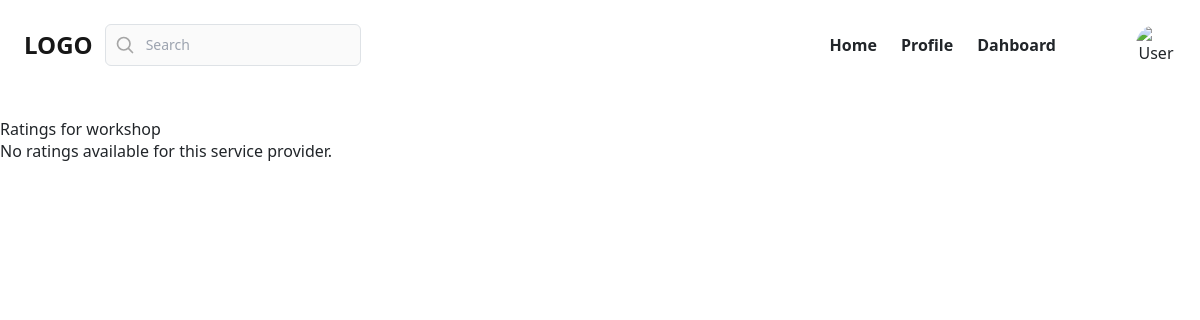
/ratings/12/ (signed in), run on an earlier commit of the app's database.
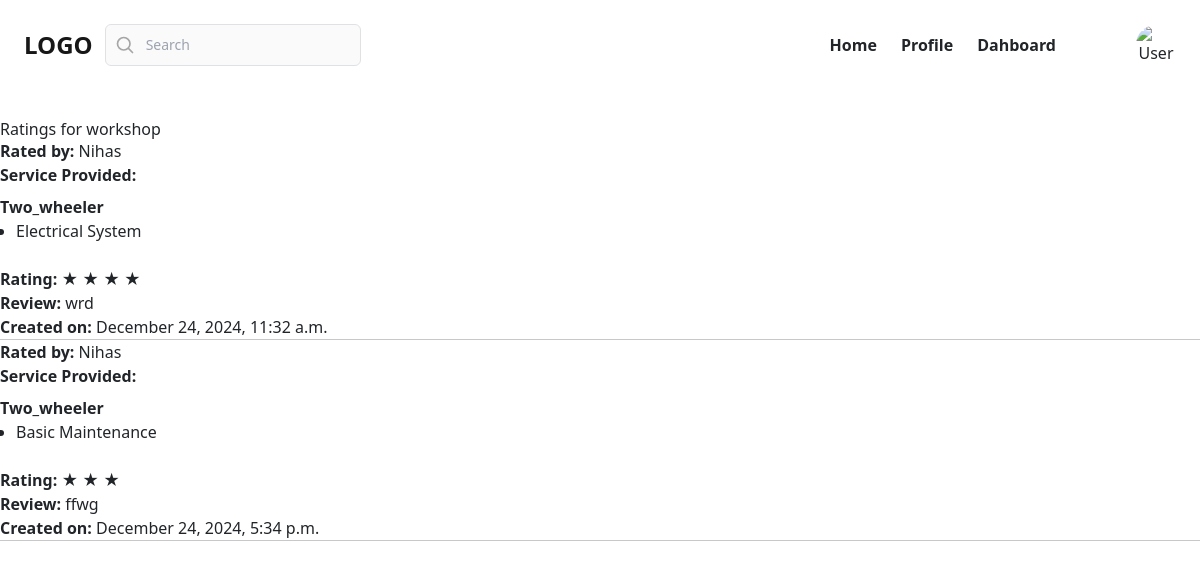
And on a later commit of the database.
### myapp/models.py (models this page shows, shortened)
class Rating(models.Model):
    breakdown_request = models.OneToOneField(BreakdownRequest, on_delete=models.CASCADE, related_name='rating')
    service_provider = models.ForeignKey(User, on_delete=models.CASCADE, related_name='ratings')
    rating = models.PositiveIntegerField(default=5)
    review = models.TextField(blank=True, null=True)
    created_date=models.DateTimeField(auto_now_add=True)

class BaseModel(models.Model):
    created_date=models.DateTimeField(auto_now_add=True)
    updated_date=models.DateTimeField(auto_now=True)
    is_active=models.BooleanField(default=True)

class BreakdownRequest(BaseModel):
    customer = models.ForeignKey(User, on_delete=models.CASCADE, related_name='breakdown_requests')
    service_provider = models.ForeignKey(User, on_delete=models.CASCADE, related_name='assigned_requests')
    service_types = models.ManyToManyField(ServiceType, related_name='breakdown_requests')
    description = models.TextField(null=True,blank=True)
    image = models.ImageField(upload_to='images/', blank=True, null=True)
    status_choices = [
        ('pending', 'Pending'),
        ('accepted', 'Accepted'),
        ('pick_up', 'Pick up Completed'),
        ('in_progress', 'In Progress'),
        ('completed', 'Completed'),
        ('delivered', 'Delivered'),
        ('cancelled', 'Cancelled'),
        ]
    status = models.CharField(max_length=20, choices=status_choices, default='pending')
    latitude = models.FloatField(blank=True,null=True)
    longitude = models.FloatField(blank=True,null=True)
    estimated_date = models.DateField(null=True, blank=True)
    completed_at = models.DateTimeField(blank=True, null=True)

class User(AbstractUser):
    role_choices = [
        ('customer', 'Customer'),
        ('provider', 'Service Provider'),
    ]
    role = models.CharField(max_length=20, choices=role_choices,default="customer")
    phone_number = models.CharField(max_length=15, blank=True, null=True)
    is_verified=models.BooleanField(default=False)
    otp=models.CharField(max_length=6,null=True,blank=True)

class ServiceType(models.Model):
    vehicle_type_choices = [
        ('two_wheeler', 'Two wheeler'),
        ('four_wheeler', 'Four Wheeler'),
        ('others', 'Others'),
        ]
    vehicle_type = models.CharField(max_length=20, choices=vehicle_type_choices, default='two_wheeler')
    name = models.CharField(max_length=100)
    description = models.TextField(blank=True, null=True)

### myapp/views.py (the view)
# urls.py: path('ratings/<int:pk>/', views.RatingListView.as_view(), name='rating_list'),
@method_decorator(decs,name="dispatch")
class RatingListView(View):
    def get(self, request, *args, **kwargs):
        service_provider_id = kwargs.get('pk')
        service_provider = ServiceProviderProfile.objects.get(user_id=service_provider_id)
        ratings = Rating.objects.filter(service_provider_id=service_provider_id).select_related('breakdown_request__customer')
        return render(request, 'rating_list.html', {'service_provider': service_provider,'ratings': ratings,})

### myapp/templatetags/custom_filters.py (called while the page is built)
@register.filter
def range_filter(value):
    try:
        value = int(value)  # Convert to integer
    except (ValueError, TypeError):
        return range(0)  # Default to an empty range if conversion fails
    return range(value)

### myapp/templates/rating_list.html (shortened to what this page needs)
{% extends 'customer_base.html' %}
{% block main_block %}
{% load custom_filters %}
<h1>Ratings for {{ service_provider.user.username }}</h1>
    {% if ratings %}
        <ul>
            {% for rating in ratings %}
                <li>
                    <strong>Rated by:</strong> {{ rating.breakdown_request.customer.username }}<br>
                    <strong>Service Provided:</strong>
                            {% if rating.breakdown_request.service_types.exists %}
                            {% for service in rating.breakdown_request.service_types.all %}
                            <div class="mt-2">
                                <strong>{{ service.vehicle_type|capfirst }}</strong>
                                <ul class="list-disc pl-4">
                                    <li>{{ service.name }}</li>
                                </ul>
                            </div>
                            {% endfor %}
                            {% else %}
                            <p class="text-gray-500">No services available.</p>
                            {% endif %}
                       <br>
                    <strong>Rating:</strong>
                    <span>
                        {% for _ in rating.rating|add:"0"|range_filter %}
                            ★
                        {% endfor %}
                    </span><br>
                    <strong>Review:</strong> {{ rating.review|default:"No review provided." }}<br>
                    <strong>Created on:</strong> {{ rating.created_date|date:"F j, Y, g:i a" }}
                </li>
                <hr>
            {% endfor %}
        </ul>
    {% else %}
        <p>No ratings available for this service provider.</p>
    {% endif %}
{% endblock %}

What changed in the data, as far as the page shows it:
added Rating: breakdown_request.customer.username "Nihas", rating 4 (drawn), review "wrd", created_date "December 24, 2024, 11:32 a.m."
now on this page (row unchanged): ServiceType: vehicle_type "Two_wheeler", name "Electrical System", shown under "Nihas"
added Rating: breakdown_request.customer.username "Nihas", rating 3 (drawn), review "ffwg", created_date "December 24, 2024, 5:34 p.m."
now on this page (row unchanged): ServiceType: vehicle_type "Two_wheeler", name "Basic Maintenance", shown under "Nihas"
Also different on the page:
text no longer shown: "No ratings available for this service provider."
